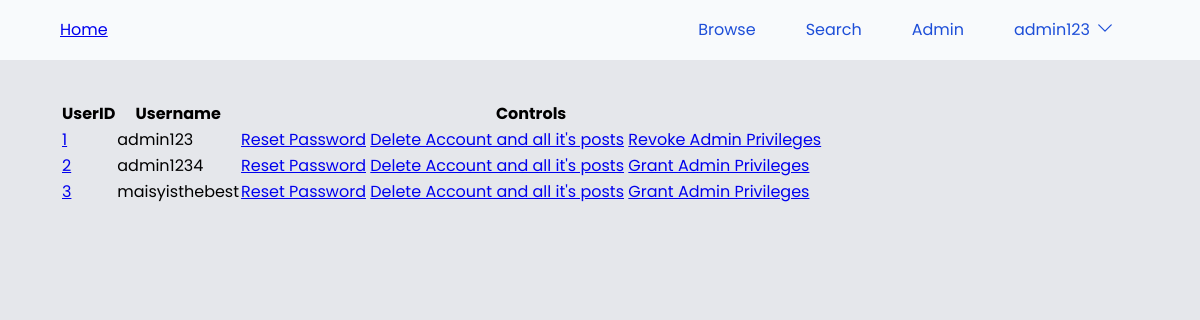
/admin/users (signed in), run on an earlier commit of the app's database.
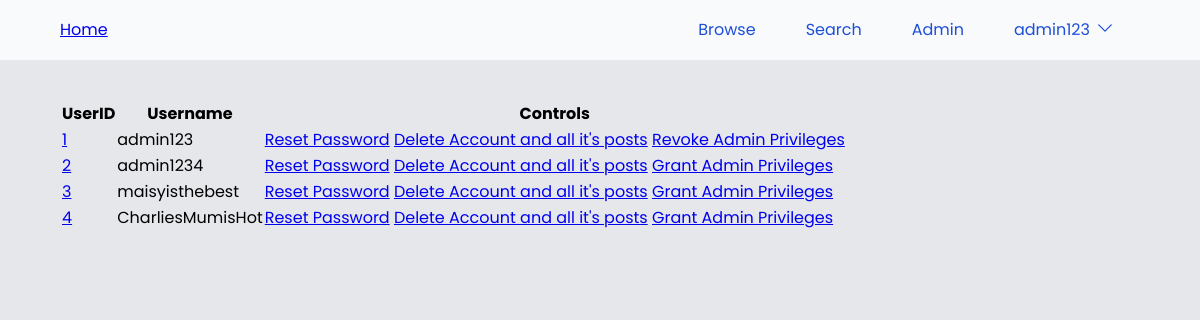
And on a later commit of the database.
### models.py (models this page shows, shortened)
class UserModel(UserMixin, db.Model):
    __tablename__ = "users"
    id = db.Column(db.Integer, primary_key=True)
    username = db.Column(db.String(50), unique=True, nullable=False)
    password_hash = db.Column(db.String(128), nullable=False)
    privilege_level = db.Column(
        db.String(16), default="User", nullable=False
    )  # Could be User, Admin, or SuperAdmin also could be an integer but used string for this example

### main.py (the view)
@app.route("/admin/users")
@login_required
def manage_accounts():
    if current_user.privilege_level == "Admin":
        users = UserModel.query.all()
        return render_template(
            "manage-accounts.html",
            users=users,
            current_username=get_current_username(),
            page_title="Users",
        )
    else:
        return redirect("/")

### main.py (called while the page is built)
def get_current_username():
    if current_user.is_authenticated:
        return current_user.username
    else:
        return "Guest"

### models.py (called while the page is built)
@login.user_loader
def load_user(id):
    return UserModel.query.get(int(id))

### templates/manage-accounts.html
{% extends "base.html" %}{%block head%}{%endblock%}{% block body %}
<div class="table-container">
    <table class="table">
      <tr>
        <th class="table-heading">UserID</th>
        <th class="table-heading">Username</th>
        <th class="table-heading">Controls</th>
      </tr>
      {% for user in users %}
      <tr>
        <td><a href="#">{{user.id}}</a></td>
        <td>{{user.username}}</td>
        <td>
          <a href="{{url_for("reset_password", id=user.id)}}">Reset Password</a>
          <a href="{{url_for("delete_account", id=user.id)}}">Delete Account and all it's posts</a>
          <a href="{{url_for("change_privilege", id=user.id)}}">
          {% if user.privilege_level == "Admin" %}
            Revoke Admin Privileges
          {% else %}
          Grant Admin Privileges
          {% endif %}
          </a>
        </td>
      </tr>
      {% endfor %}
    </table>
  </div>
{% endblock %}

### templates/base.html (shortened to what this page needs)
<!DOCTYPE html>
<html lang="en">
  <head>
    <link rel="stylesheet" href="{{ url_for('static', filename='css/stylesheet.css')}}" />
  </head>
  <header class="header">
    <div class="header__inner">
      <a href="{{url_for('index')}}"
        >Home</a>
      <nav class="nav">
        <ul class="nav__list">
          <li class="nav__list-item">
            <a class="nav__list-link" href="{{url_for("browse")}}">Browse</a>
          </li>
          <li class="nav__list-item">
            <a class="nav__list-link" href="#">Search</a>
          </li>
          {% if current_user.privilege_level == "Admin" %}
          <li class="nav__list-item">
            <div class="dropdown">
              <button class="dropbtn">Admin</button>
            </div>
          </li>
          {% endif %}
          {% if current_user.is_authenticated %}
          <li class="nav__list-item">
            <div class="dropdown">
              <button class="dropbtn">{{current_username}}<svg xmlns="http://www.w3.org/2000/svg" fill="none" viewBox="0 0 24 24" stroke-width="1.5" stroke="currentColor" class="w-6 h-6">
                <path stroke-linecap="round" stroke-linejoin="round" d="M19.5 8.25l-7.5 7.5-7.5-7.5" />
              </svg>
              </button>
            </div>
            {% else %}
            <a class="nav__list-link" href="{{url_for('login')}}">Login</a>
            {% endif %}
          </li>
        </ul>
      </nav>
    </div>
  </header>
  <body>
    <div class="content">
    {% block body %} {% endblock %}
  </div>
  </body>
</html>

What changed in the data, as far as the page shows it:
added UserModel: id "4", username "CharliesMumisHot", privilege_level "Grant Admin Privileges"
